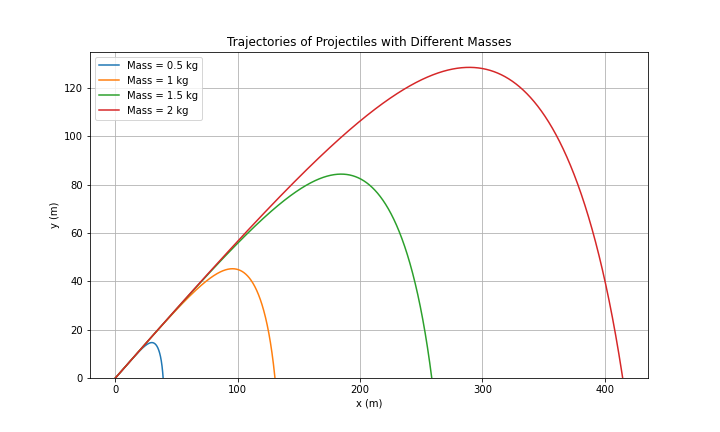

The Python source for this figure:
# -*- coding: utf-8 -*-


import numpy as np
import matplotlib.pyplot as plt

g = 9.81  
C = 0.47  
rho = 1.22 
R = 0.08
a = 0
b = 10
N = 1000
A = 4 * np.pi * R**2  


def f(t, r, m):
    x, y, vx, vy = r
    v = np.sqrt(vx**2 + vy**2)
    T = (np.sqrt((rho * C * A * g)/m))
    const =  0.5 * np.pi * R**2 * rho * C * g * T**2 / m
    
    fvx = -const * vx * v
    fvy = -1 - const * vy * v
    
    return np.array([vx, vy, fvx, fvy])



def dsolve(func, r, t, h, m):
    k1 = func(t, r, m)
    k2 = func(t + h / 2, r + h * k1 / 2, m)
    k3 = func(t + h / 2, r + h * k2 / 2, m)
    k4 = func(t + h, r + h * k3, m)

    return r + h * (k1 + 2 * k2 + 2 * k3 + k4) / 6


v0 = 100  
angle = 30  # (degrees)
masses = [0.5, 1, 1.5, 2]   
h = (b-a)/N  


def projectile(m):
    # Initial conditions
    x, y = 0, 0
    vx = v0 * np.cos(np.radians(angle))
    vy = v0 * np.sin(np.radians(angle))
    r = np.array([x, y, vx, vy])

    trajectory = []
    t = 0

    while r[1] >= 0:  # Continue until the projectile hits the ground
        trajectory.append((r[0], r[1]))
        r = dsolve(f, r, t, h, m)
        t += h

    return np.array(trajectory)

plt.figure(figsize=(10, 6))
for m in masses:
    trajectory = projectile(m)
    plt.plot(trajectory[:, 0], trajectory[:, 1], label=f"Mass = {m} kg")


plt.xlabel("x (m)")
plt.ylabel("y (m)")
plt.title("Trajectories of Projectiles with Different Masses")
plt.ylim(0, None)
plt.legend()
plt.grid()
plt.savefig('projectiles.png')